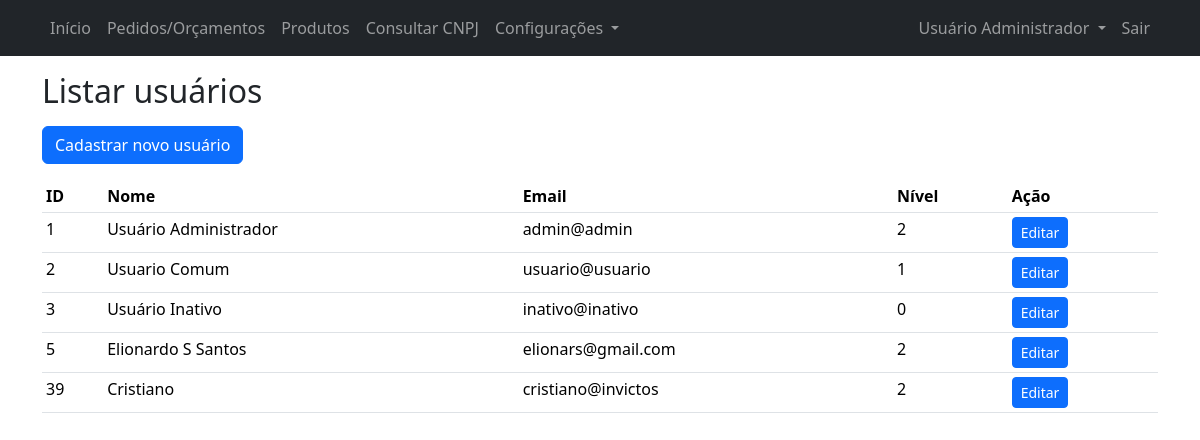
The page /listar_usuarios.php (signed in) on the database its author committed.
### tables this page shows
CREATE TABLE `users` (
  `id` int NOT NULL primary key,
  `email` varchar(64) NOT NULL,
  `name` varchar(64) NOT NULL,
  `password` varchar(256) NOT NULL,
  `level` int NOT NULL,
  `deleted` int NOT NULL,
  `created_by` int DEFAULT NULL,
  `created_at` datetime DEFAULT NULL,
  `updated_by` int DEFAULT NULL,
  `updated_at` datetime DEFAULT NULL,
  `deleted_by` int DEFAULT NULL,
  `deleted_at` datetime DEFAULT NULL
);

### listar_usuarios.php (the view, shortened to what this page needs)
<!DOCTYPE html>
<html lang="pt-br">
<head>
    <?php require('partials/head.php'); ?>
</head>
<body>
    <?php
        require('partials/navbar.php');
    ?>
    <div class="container my-3">
        <h2>Listar usuários</h2>
    </div>
    <div class="container my-3">
        <a href="cadastrar_usuario.php" class="btn btn-primary" role="button">Cadastrar novo usuário</a>
    </div>
    <div class="container my-3">
        <?php
            usersListing();
            function usersListing() {
                require('config/connection.php');
                $sql = "SELECT `id`,`name`,`email`,`level` FROM `users` WHERE `deleted` = :deleted";
                $stmt = $pdo->prepare($sql);
                $stmt->bindValue(':deleted', 0);
                $stmt->execute();
                $result = $stmt->fetchAll(PDO::FETCH_ASSOC);
        ?>
                <div>
                    <table class="table table-sm">
                        <thead>
                            <tr>
                                <th scope="col">ID</th>
                                <th scope="col">Nome</th>
                                <th scope="col">Email</th>
                                <th scope="col">Nível</th>
                                <th scope="col">Ação</th>
                            </tr>
                        </thead>
                        <tbody>
                            <tr>
                                <?php
                                    if($result) {
                                        foreach($result as $row) {
                                            $userId = $row['id'];
                                            $userName = $row['name'];
                                            $userEmail = $row['email'];
                                            $userStatus = $row['level'];
                                            echo "<tr>";
                                            echo "<td>$userId</td>";
                                            echo "<td>$userName</td>";
                                            echo "<td>$userEmail</td>";
                                            echo "<td>$userStatus</td>";
                                            echo "<td><a href=\"editar_usuario.php?id=$userId\" class=\"btn btn-primary btn-sm\">Editar</a></td>";
                                            echo "</tr>";
                                        }
                                    }
                                ?>
                            </tr>
                        </tbody>
                    </table>
                </div>
        <?php
            }
        ?>
    </div>
</body>
</html>

### partials/head.php (shortened to what this page needs)
<link rel="stylesheet" href="assets/css/bootstrap.min.css">

### partials/navbar.php (shortened to what this page needs)
<nav class="navbar navbar-dark bg-dark navbar-expand-lg">
  <div class="container-fluid container">
    <div class="offcanvas offcanvas-start text-bg-dark" tabindex="-1" id="offcanvasDarkNavbar" aria-labelledby="offcanvasDarkNavbarLabel">
      <div class="offcanvas-body">
        <ul class="navbar-nav me-auto mb-2 mb-lg-0">
          <li class="nav-item">
            <a class="nav-link" href="index.php">Início</a>
          </li>
          <li class="nav-item">
            <a class="nav-link" href="pedidos.php">Pedidos/Orçamentos</a>
          </li>
          <li class="nav-item">
            <a class="nav-link" href="produtos.php">Produtos</a>
          </li>
          <li class="nav-item">
            <a class="nav-link" href="consulta_cnpj_visualizacao.php">Consultar CNPJ</a>
          </li>
          <?php
          if($_SESSION['loggedUserLevel'] > 1){
          ?>
            <li class="nav-item dropdown">
              <a class="nav-link dropdown-toggle" href="#" role="button" data-bs-toggle="dropdown" aria-expanded="false">
                Configurações
              </a>
          <?php
            }
          ?>
        </ul>
        <ul class="navbar-nav mb-2 ms-auto mb-lg-0">
          <li class="nav-item dropdown">
            <a class="nav-link dropdown-toggle" href="#" role="button" data-bs-toggle="dropdown" aria-expanded="false">
              <?= isset($_SESSION['loggedUserName'])?$_SESSION['loggedUserName']:"Usuário"; ?>
            </a>
          </li>
          <li class="nav-item">
            <a class="nav-link" href="controller/logout.php">Sair</a>
          </li>
        </ul>
      </div>
    </div>
  </div>
</nav>

### rows shown on the page
users: id "1", name "Usuário Administrador", email "admin@admin", level "2"
users: id "2", name "Usuario Comum", email "usuario@usuario", level "1"
users: id "3", name "Usuário Inativo", email "inativo@inativo", level "0"
users: id "5", name "Elionardo S Santos", email "elionars@gmail.com", level "2"
users: id "39", name "Cristiano", email "cristiano@invictos", level "2"

### other values the page prints
$_SESSION['loggedUserName'] "Usuário Administrador"
